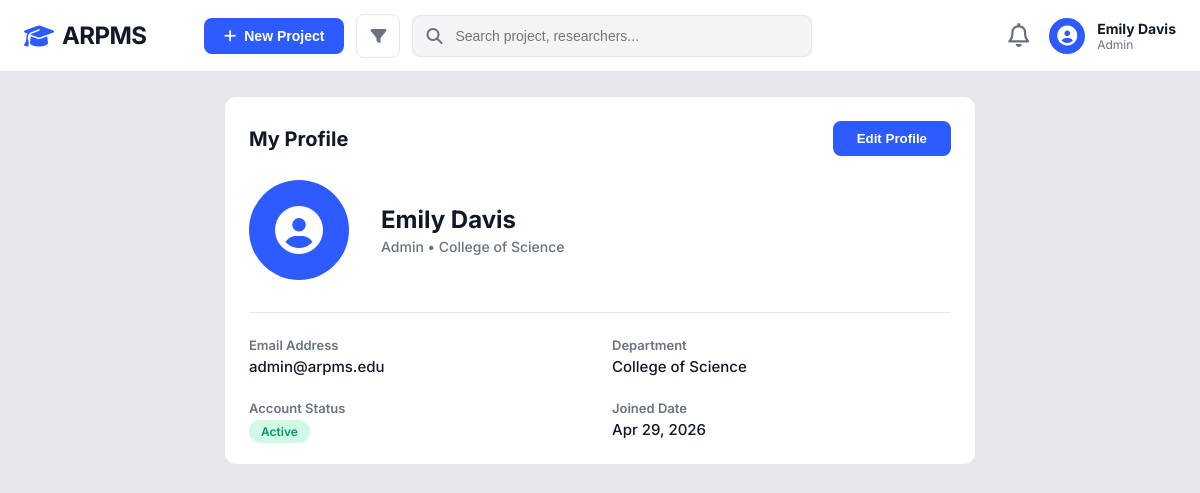
Page /users/profile.php (signed in) on the committed database.
### tables this page shows
CREATE TABLE IF NOT EXISTS users (
    user_id INT PRIMARY KEY AUTO_INCREMENT,
    department_id INT,
    full_name VARCHAR(100) NOT NULL,
    email VARCHAR(100) UNIQUE NOT NULL,
    password VARCHAR(255) NOT NULL,
    role ENUM('admin','coordinator','researcher') NOT NULL,
    profile_photo VARCHAR(255) DEFAULT NULL,
    status ENUM('active','inactive','pending') DEFAULT 'pending',
    created_at TIMESTAMP DEFAULT CURRENT_TIMESTAMP,
    updated_at TIMESTAMP DEFAULT CURRENT_TIMESTAMP ON UPDATE CURRENT_TIMESTAMP,
    FOREIGN KEY (department_id) REFERENCES departments(department_id)
);

CREATE TABLE IF NOT EXISTS departments (
    department_id INT PRIMARY KEY AUTO_INCREMENT,
    department_name VARCHAR(100) NOT NULL
);

### users/profile.php (the view, shortened to what this page needs)
<?php
require_once '../config/database.php';
$user_id = $_SESSION['user_id'];
$stmt = $pdo->prepare("SELECT u.*, d.department_name FROM users u LEFT JOIN departments d ON u.department_id = d.department_id WHERE u.user_id = ?");
$stmt->execute([$user_id]);
$user = $stmt->fetch();
?>
<!DOCTYPE html>
<html lang="en">
<head>
    <link rel="stylesheet" href="../assets/css/style.css">
    <link rel="stylesheet" href="https://cdnjs.cloudflare.com/ajax/libs/font-awesome/6.4.0/css/all.min.css">
</head>
<body style="background: #E5E7EB;">
    <?php include '../includes/header.php'; ?>
    <main class="dashboard-container" style="max-width: 800px;">
        <div class="view-card">
            <div style="display: flex; justify-content: space-between; align-items: center; margin-bottom: 24px;">
                <h2 style="font-size: 20px; font-weight: 700;">My Profile</h2>
                <button class="btn-modal-submit" onclick="location.href='profile_edit.php'">Edit Profile</button>
            </div>
            <div style="display: flex; gap: 32px; align-items: center; margin-bottom: 32px;">
                <div class="user-avatar-blue" style="width: 100px; height: 100px; font-size: 48px;">
                    <i class="fa-solid fa-circle-user"></i>
                </div>
                <div>
                    <h1 style="font-size: 24px; font-weight: 700; margin-bottom: 4px;"><?php echo htmlspecialchars($user['full_name']); ?></h1>
                    <p style="color: var(--text-muted); font-size: 14px; font-weight: 500;"><?php echo ucfirst($user['role']); ?> • <?php echo htmlspecialchars($user['department_name'] ?? 'N/A'); ?></p>
                </div>
            </div>
            <div style="display: grid; grid-template-columns: 1fr 1fr; gap: 24px; border-top: 1px solid var(--border-color); padding-top: 24px;">
                <div>
                    <p style="font-size: 13px; font-weight: 600; color: var(--text-muted); margin-bottom: 4px;">Email Address</p>
                    <p style="font-size: 15px; font-weight: 500;"><?php echo htmlspecialchars($user['email']); ?></p>
                </div>
                <div>
                    <p style="font-size: 13px; font-weight: 600; color: var(--text-muted); margin-bottom: 4px;">Department</p>
                    <p style="font-size: 15px; font-weight: 500;"><?php echo htmlspecialchars($user['department_name'] ?? 'Not assigned'); ?></p>
                </div>
                <div>
                    <p style="font-size: 13px; font-weight: 600; color: var(--text-muted); margin-bottom: 4px;">Account Status</p>
                    <span class="status-badge-outline" style="background: #D1FAE5; color: #059669; border: none;"><?php echo ucfirst($user['status']); ?></span>
                </div>
                <div>
                    <p style="font-size: 13px; font-weight: 600; color: var(--text-muted); margin-bottom: 4px;">Joined Date</p>
                    <p style="font-size: 15px; font-weight: 500;"><?php echo date('M j, Y', strtotime($user['created_at'])); ?></p>
                </div>
            </div>
        </div>
    </main>
</body>
</html>

### assets/css/style.css (style rules this page uses)
:root { --primary-blue: #2D5BFF; --primary-blue-hover: #1E40AF; --bg-light: #F8F9FA; --text-dark: #111827; --text-muted: #6B7280; --border-color: #E5E7EB; --white: #FFFFFF; --success-green: #22C55E; --warning-orange: #F59E0B; --danger-red: #EF4444; --card-shadow: 0 1px 3px rgba(0, 0, 0, 0.1); }
* { margin: 0; padding: 0; box-sizing: border-box; }
body { font-family: 'Inter', sans-serif; background-color: #F3F4F6; color: var(--text-dark); -webkit-font-smoothing: antialiased; }
.user-avatar-blue { width: 36px; height: 36px; background: var(--primary-blue); color: white; border-radius: 50%; display: flex; align-items: center; justify-content: center; font-size: 20px; }
.dashboard-container { padding: 24px; max-width: 1000px; margin: 0 auto; }
.status-badge-outline { padding: 4px 12px; border-radius: 20px; font-size: 12px; font-weight: 600; border: 1px solid #D1D5DB; }
.btn-modal-submit { padding: 10px 24px; background: var(--primary-blue); color: white; border: none; border-radius: 8px; font-weight: 600; cursor: pointer; }
.view-card { background: white; border-radius: 12px; border: 1px solid var(--border-color); padding: 24px; margin-bottom: 24px; }

### rows in the picture
users: full_name "Emily Davis", role "Admin", department.department_name "College of Science", email "admin@arpms.edu", status "Active", created_at "Apr 29, 2026"

### other values in the picture
$full_name "Emily Davis"
$role "Admin"
